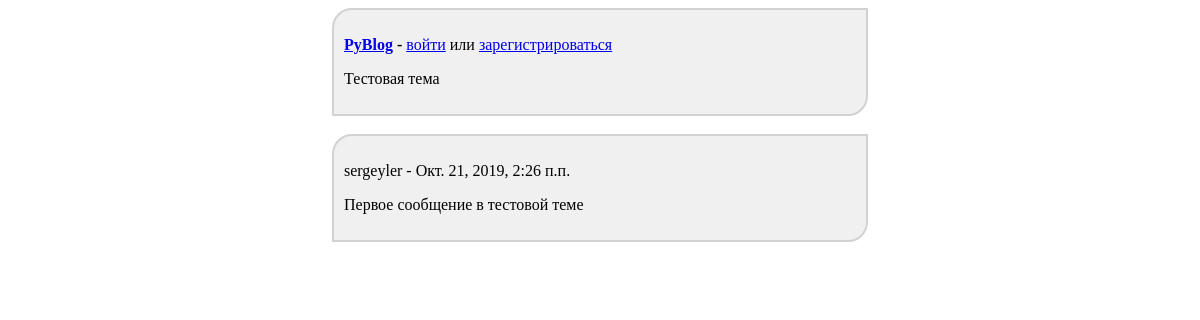
Screenshot of /entry_list/?topic_id=7 with the database file from the repository.
### main/models.py (models this page shows, shortened)
class Topic(models.Model):
    title = CharField(max_length=128, verbose_name='Тема')
    published = DateTimeField(auto_now_add=True, verbose_name='Опубликовано')
    creator = ForeignKey(User, on_delete=models.CASCADE, verbose_name='Опубликовал')
    class Meta:
        verbose_name = 'Темы'
        verbose_name_plural = 'Темы'
        ordering = ['published']

class Entry(models.Model):
    content = TextField(max_length=2048, verbose_name='Текст')
    published = DateTimeField(auto_now_add=True, verbose_name='Опубликовано')
    creator = ForeignKey(User, on_delete=models.CASCADE, verbose_name='Опубликовал')
    topic = ForeignKey(Topic, on_delete=models.CASCADE, verbose_name='Тема')
    class Meta:
        verbose_name = 'Запись'
        verbose_name_plural = 'Записи'
        ordering = ['published']

### main/views.py (the view, shortened to what this page needs)
# urls.py: path('entry_list/', entry_list_controller, name='entry_list'),
def entry_list_controller(request):
    try:
        selected_topic = Topic.objects.get(pk=request.GET['topic_id'])
    except:
        selected_topic = None
    entries = []
    if selected_topic is not None:
        entries = Entry.objects.filter(topic=selected_topic).order_by('-published')
    context = {'entries': entries, 'selected_topic': selected_topic}
    if request.user.is_authenticated and selected_topic is not None:
        form = EntryForm()
        context['form'] = form
    return render(request, 'main/entry_list.html', context)

### main/templates/main/entry_list.html (shortened to what this page needs)
{% extends 'layout/basic.html' %}
{% block header %}
    <div class="block">
        <p>
            <b><a href="{% url 'topic_list' %}">PyBlog</a> - </b>
            {% if user.is_authenticated %}
                {{ user }} - <a href={% url 'logout' %}>выйти</a>
            {% else %}
                <a href="{% url 'login' %}">войти</a> или <a href={% url 'register' %}>зарегистрироваться</a>
            {% endif %}
        <p>{{ selected_topic.title }}</p>
        </p>
    </div>
    <br>
{% endblock %}
{% block content %}
    {% for entry in entries %}
        <div class='block'>
            <p>
                {{ entry.creator }} - {{ entry.published }}
            </p>
            <p>{{ entry.content }}</p>
        </div>
        <br>
    {% empty %}
        <div class="block">
            <p>Нет постов по этой теме</p>
        </div>
    {% endfor %}
{% endblock %}

### main/static/main/style.css (style rules this page uses)
div.block { background-color: RGB(240, 240, 240); border-top-left-radius: 20px; border-bottom-right-radius: 20px; border: 2px solid RGB(210,210,210); padding: 10px; margin-left: auto; margin-right: auto; width: 32em }

### rows the page displays
Topic: title "Тестовая тема"
Entry: creator "sergeyler", published "Окт. 21, 2019, 2:26 п.п.", content "Первое сообщение в тестовой теме"
